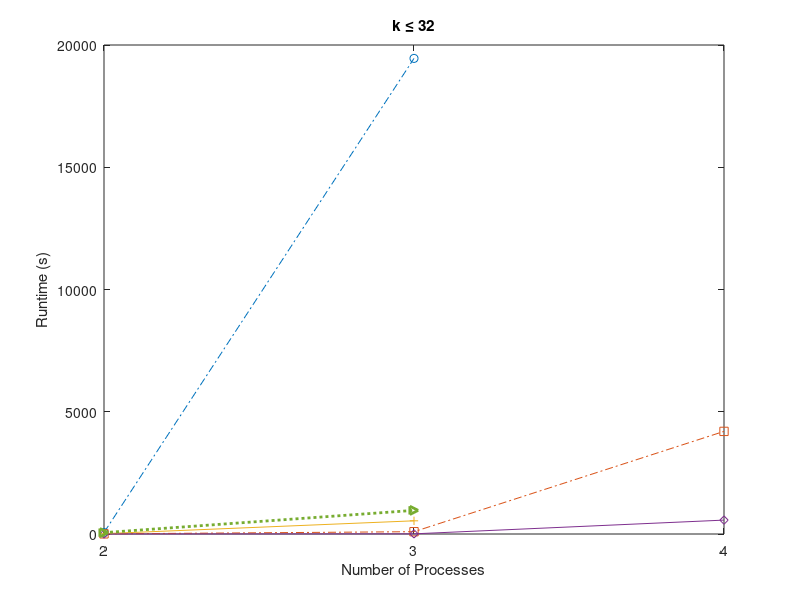
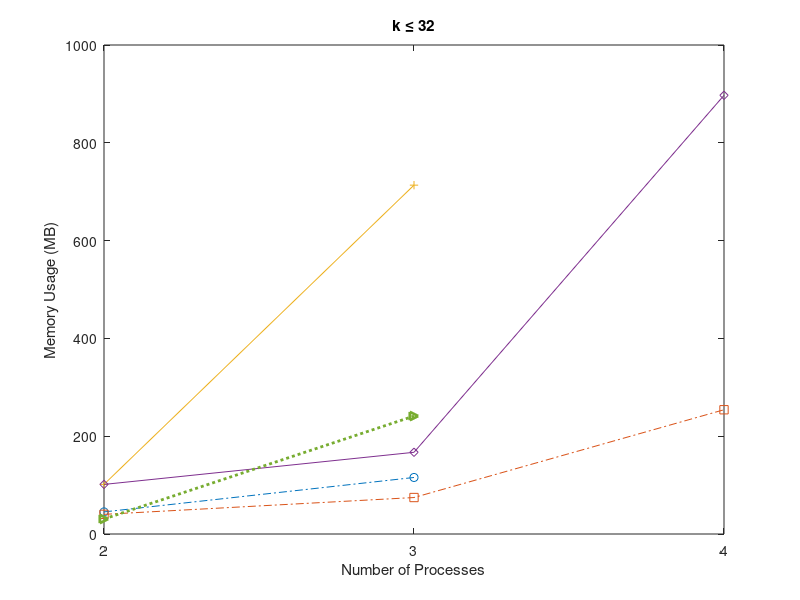

MATLAB code for these plots, in order:

%time_safe8 = [1.6 1.1 8.3 6.9 76.1 40.1 344.8 288.8];
time_safe32 = [60 19452];
time_unsafe32 = [ 6.1 94.31 4197.1];
hycomp_time_safe32 = [14.1 539.7];
hycomp_time_unsafe32 = [0.53 6.5 568.4];
dreach_time_unsafe32 = [55.8 966.8];
%%%%%
mem_safe32 = [45.2 115.6];
mem_unsafe32 = [40.2 74.6 254.1];
hycomp_mem_safe32 = [101.5 713.4];
hycomp_mem_unsafe32 = [101.4 167.1 897.1];
dreach_mem_unsafe32 = [30.7 241.2];
%%%%%

N = [ 2 3 4 5 ];
N_2 = [ 2 3];
N_3 = [ 2 3 4];
% plot runtime at k <= 8
figure
%plot(time_safe8, N, 'LineWidth',1.3); 
%plot(N,time_safe8,'-ro',N,time_unsafe8,'-.b','LineWidth',2);
plot(N_2,time_safe32,'-.o',N_3,time_unsafe32,'-.s',N_2,hycomp_time_safe32,'-+',N_3,hycomp_time_unsafe32,'-d',N_2,dreach_time_unsafe32,':>','LineWidth',2);
%plot(N,time_safe8,'-ro',N,time_unsafe8,'-.b','LineWidth',2);
%hold on;
%plot(N,hycomp_time_safe8,'-+g',N,hycomp_time_unsafe8,'-dy','LineWidth',2);
ax = gca;
set(ax,'XTick',[2:1:5]);
%
xlabel('Number of Processes');
ylabel('Runtime (s)');
%legend('QBMC-safe','QBMC-unsafe','HyComp-safe','HyComp-unsafe','dReach-unsafe','Location','northwest');
title('k \leq 32');
% plot memmory at k <= 8
figure
plot(N_2,mem_safe32,'-.o',N_3,mem_unsafe32,'-.s',N_2,hycomp_mem_safe32,'-+',N_3,hycomp_mem_unsafe32,'-d',N_2,dreach_mem_unsafe32,':>','LineWidth',2);
ax = gca;
set(ax,'XTick',[ 2 3 4 5 ]);
xlabel('Number of Processes');
ylabel('Memory Usage (MB)');
%legend('QBMC-safe','QBMC-unsafe','HyComp-safe','HyComp-unsafe','dReach-unsafe','Location','northwest');
title('k \leq 32');